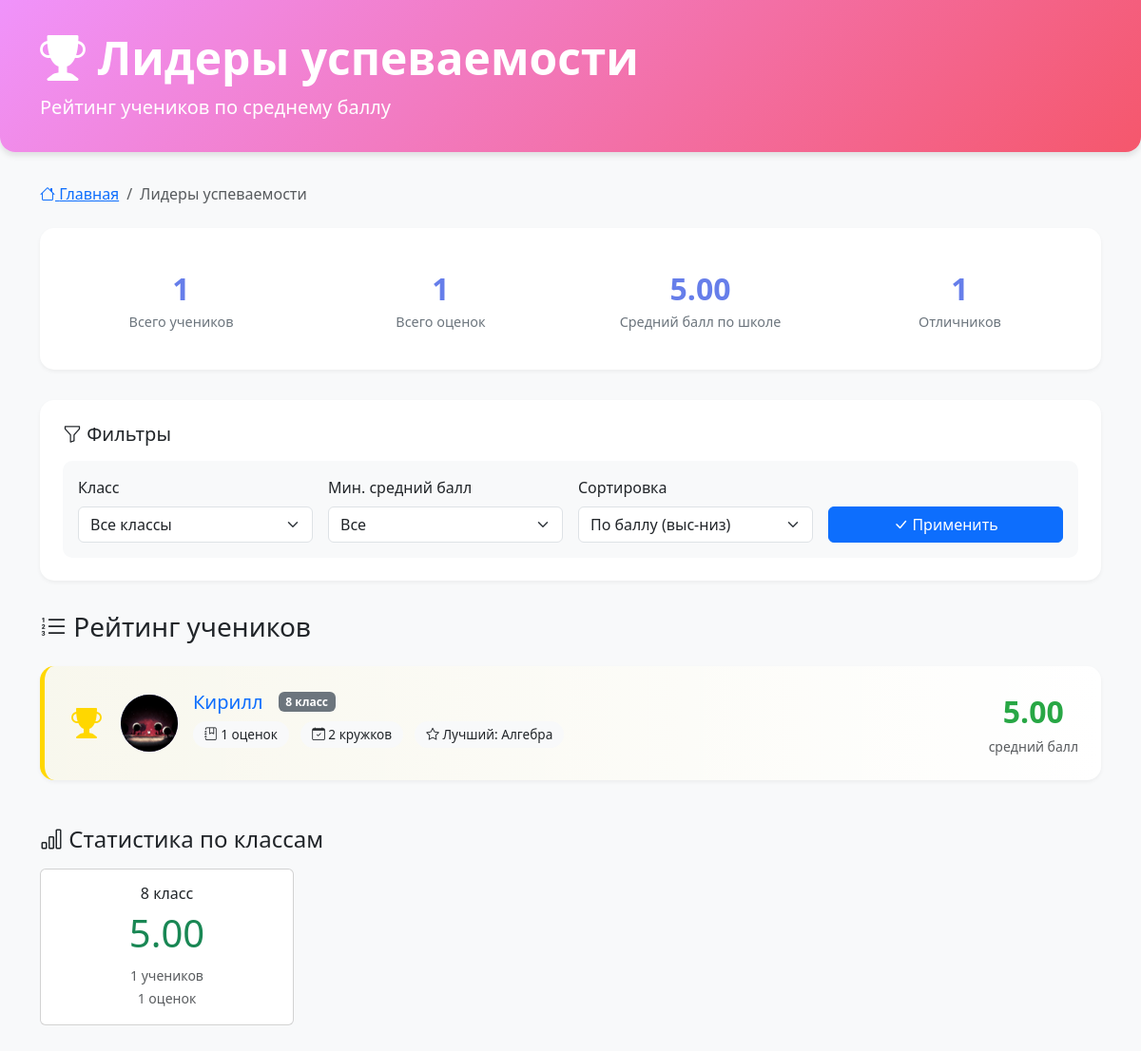
The page /leaders on the database its author committed.
### database.py (models this page shows)
class StudentDB(Base):
    __tablename__ = "students"
    id = Column(Integer, primary_key=True, index=True)
    name = Column(String, index=True)
    grade = Column(Integer)
    hobby = Column(String)
    avatar = Column(String, nullable=True)
    grades = relationship("GradeDB", back_populates="student", cascade="all, delete-orphan")
    clubs = relationship("ClubDB", secondary="student_clubs", back_populates="students")

class GradeDB(Base):
    __tablename__ = "grades"
    id = Column(Integer, primary_key=True, index=True)
    subject = Column(String)  # предмет
    score = Column(Integer)  # оценка (2, 3, 4, 5)
    date = Column(String)  # дата
    comment = Column(String, nullable=True)  # комментарий учителя
    student_id = Column(Integer, ForeignKey("students.id"))
    student = relationship("StudentDB", back_populates="grades")

### main.py (the view)
@app.get("/leaders", response_class=HTMLResponse)
async def leaders_board(
        request: Request,
        grade: str = "all",
        min_avg: str = "0",
        sort: str = "avg_desc",
        db: Session = Depends(get_db)
):
    query = db.query(StudentDB)
    if grade != "all":
        query = query.filter(StudentDB.grade == int(grade))
    students = query.all()
    leaders_data = []
    for student in students:
        grades = student.grades
        if grades:
            avg_score = sum(g.score for g in grades) / len(grades)
            subject_scores = {}
            for g in grades:
                if g.subject not in subject_scores:
                    subject_scores[g.subject] = []
                subject_scores[g.subject].append(g.score)
            best_subject = None
            best_avg = 0
            for subject, scores in subject_scores.items():
                subject_avg = sum(scores) / len(scores)
                if subject_avg > best_avg:
                    best_avg = subject_avg
                    best_subject = subject
            leaders_data.append({
                'student': student,
                'average_score': avg_score,
                'grades_count': len(grades),
                'clubs_count': len(student.clubs),
                'best_subject': best_subject,
                'best_subject_avg': best_avg
            })
        else:
            leaders_data.append({
                'student': student,
                'average_score': 0,
                'grades_count': 0,
                'clubs_count': len(student.clubs),
                'best_subject': None,
                'best_subject_avg': 0
            })
    min_avg_float = float(min_avg)
    if min_avg_float > 0:
        leaders_data = [d for d in leaders_data if d['average_score'] >= min_avg_float]
    if sort == "avg_desc":
        leaders_data.sort(key=lambda x: x['average_score'], reverse=True)
    elif sort == "avg_asc":
        leaders_data.sort(key=lambda x: x['average_score'])
    elif sort == "name_asc":
        leaders_data.sort(key=lambda x: x['student'].name)
    elif sort == "name_desc":
        leaders_data.sort(key=lambda x: x['student'].name, reverse=True)
    elif sort == "grade_asc":
        leaders_data.sort(key=lambda x: x['student'].grade)
    elif sort == "grade_desc":
        leaders_data.sort(key=lambda x: x['student'].grade, reverse=True)
    leaders = []
    for data in leaders_data:
        leaders.append({
            'id': data['student'].id,
            'name': data['student'].name,
            'grade': data['student'].grade,
            'avatar': data['student'].avatar,
            'average_score': data['average_score'],
            'grades_count': data['grades_count'],
            'clubs_count': data['clubs_count'],
            'best_subject': data['best_subject']
        })
    all_students = db.query(StudentDB).all()
    all_grades = db.query(GradeDB).all()
    total_grades = len(all_grades)
    school_average = sum(g.score for g in all_grades) / total_grades if total_grades > 0 else 0
    excellent_count = len([l for l in leaders_data if l['average_score'] >= 4.5])
    stats = {
        'total_students': len(all_students),
        'total_grades': total_grades,
        'school_average': school_average,
        'excellent_count': excellent_count
    }
    class_stats = []
    for g in range(1, 12):
        class_students = [s for s in students if s.grade == g]
        if class_students:
            class_grades = []
            for s in class_students:
                class_grades.extend(s.grades)
            if class_grades:
                class_avg = sum(gr.score for gr in class_grades) / len(class_grades)
            else:
                class_avg = 0
            class_stats.append({
                'grade': g,
                'students_count': len(class_students),
                'total_grades': len(class_grades),
                'avg_score': class_avg
            })
    return templates.TemplateResponse(
        "leaders.html",
        {
            "request": request,
            "leaders": leaders,
            "stats": stats,
            "class_stats": class_stats,
            "current_grade": grade,
            "current_min_avg": min_avg,
            "current_sort": sort,
            "title": "Лидеры успеваемости"
        }
    )

### templates/leaders.html (shortened to what this page needs)
<!DOCTYPE html>
<html lang="ru">
<head>
    <link href="https://cdn.jsdelivr.net/npm/bootstrap@5.3.0/dist/css/bootstrap.min.css" rel="stylesheet">
    <link rel="stylesheet" href="https://cdn.jsdelivr.net/npm/bootstrap-icons@1.11.0/font/bootstrap-icons.css">
</head>
<body>
<div class="leaders-header">
    <div class="container">
        <h1 class="display-5 fw-bold">
            <i class="bi bi-trophy-fill"></i> {{ title }}
        </h1>
        <p class="lead mb-0">Рейтинг учеников по среднему баллу</p>
    </div>
</div>
<div class="container">
    <nav aria-label="breadcrumb" class="mb-4">
        <ol class="breadcrumb">
            <li class="breadcrumb-item"><a href="/"><i class="bi bi-house"></i> Главная</a></li>
            <li class="breadcrumb-item active">Лидеры успеваемости</li>
        </ol>
    </nav>
    <div class="summary-stats">
        <div class="row">
            <div class="col-md-3 col-6">
                <div class="stat-box">
                    <div class="stat-number">{{ stats.total_students }}</div>
                    <div class="stat-label">Всего учеников</div>
                </div>
            </div>
            <div class="col-md-3 col-6">
                <div class="stat-box">
                    <div class="stat-number">{{ stats.total_grades }}</div>
                    <div class="stat-label">Всего оценок</div>
                </div>
            </div>
            <div class="col-md-3 col-6">
                <div class="stat-box">
                    <div class="stat-number">{{ "%.2f"|format(stats.school_average) }}</div>
                    <div class="stat-label">Средний балл по школе</div>
                </div>
            </div>
            <div class="col-md-3 col-6">
                <div class="stat-box">
                    <div class="stat-number">{{ stats.excellent_count }}</div>
                    <div class="stat-label">Отличников</div>
                </div>
            </div>
        </div>
    </div>
    <div class="filter-card">
        <h5 class="mb-3"><i class="bi bi-funnel"></i> Фильтры</h5>
        <form method="get" action="/leaders" class="filter-form">
            <div class="row g-3">
                <div class="col-md-3">
                    <label for="grade_filter" class="form-label">Класс</label>
                    <select class="form-select" id="grade_filter" name="grade">
                        <option value="all" {% if current_grade == 'all' %}selected{% endif %}>Все классы</option>
                    </select>
                </div>
                <div class="col-md-3">
                    <label for="min_avg" class="form-label">Мин. средний балл</label>
                    <select class="form-select" id="min_avg" name="min_avg">
                        <option value="0" {% if current_min_avg == '0' %}selected{% endif %}>Все</option>
                    </select>
                </div>
                <div class="col-md-3">
                    <label for="sort_by" class="form-label">Сортировка</label>
                    <select class="form-select" id="sort_by" name="sort">
                        <option value="avg_desc" {% if current_sort == 'avg_desc' %}selected{% endif %}>По баллу (выс-низ)</option>
                    </select>
                </div>
                <div class="col-md-3 d-flex align-items-end">
                    <button type="submit" class="btn btn-primary w-100">
                        <i class="bi bi-check-lg"></i> Применить
                    </button>
                </div>
            </div>
        </form>
    </div>
    <div class="d-flex justify-content-between align-items-center mb-3">
        <h3><i class="bi bi-list-ol"></i> Рейтинг учеников</h3>
    </div>
    {% if leaders %}
        {% for student in leaders %}
        <div class="leader-card {% if loop.index == 1 %}top-1{% elif loop.index == 2 %}top-2{% elif loop.index == 3 %}top-3{% endif %}">
            <div class="d-flex align-items-center gap-3">
                <div class="rank-badge">
                    {% if loop.index == 1 %}
                        <i class="bi bi-trophy-fill medal-1" style="font-size: 2rem;"></i>
                    {% elif loop.index == 2 %}
                        <i class="bi bi-trophy-fill medal-2" style="font-size: 1.8rem;"></i>
                    {% elif loop.index == 3 %}
                        <i class="bi bi-trophy-fill medal-3" style="font-size: 1.6rem;"></i>
                    {% else %}
                        <span class="text-muted">#{{ loop.index }}</span>
                    {% endif %}
                </div>
                <a href="/student/{{ student.name }}" class="text-decoration-none">
                    <div class="avatar-leader">
                        {% if student.avatar %}
                            <img src="{{ student.avatar }}" alt="{{ student.name }}">
                        {% else %}
                            {{ student.name[0]|upper }}
                        {% endif %}
                    </div>
                </a>
                <div class="flex-grow-1">
                    <div class="d-flex align-items-center flex-wrap">
                        <a href="/student/{{ student.name }}" class="text-decoration-none">
                            <h5 class="mb-0 me-3">{{ student.name }}</h5>
                        </a>
                        <span class="badge bg-secondary">{{ student.grade }} класс</span>
                    </div>
                    <div class="mt-2">
                        <span class="stats-badge bg-light text-dark">
                            <i class="bi bi-journal-bookmark"></i> {{ student.grades_count }} оценок
                        </span>
                        <span class="stats-badge bg-light text-dark">
                            <i class="bi bi-calendar-check"></i> {{ student.clubs_count }} кружков
                        </span>
                        {% if student.best_subject %}
                        <span class="stats-badge bg-light text-dark">
                            <i class="bi bi-star"></i> Лучший: {{ student.best_subject }}
                        </span>
                        {% endif %}
                    </div>
                </div>
                <div class="text-center">
                    <div class="average-score
                        {% if student.average_score >= 4.5 %}score-excellent
                        {% elif student.average_score >= 4 %}score-good
                        {% elif student.average_score >= 3 %}score-average
                        {% else %}score-poor{% endif %}">
                        {{ "%.2f"|format(student.average_score) }}
                    </div>
                    <small class="text-muted">средний балл</small>
                </div>
            </div>
        </div>
        {% endfor %}
    {% endif %}
    {% if class_stats %}
    <div class="mt-5">
        <h4 class="mb-3"><i class="bi bi-bar-chart"></i> Статистика по классам</h4>
        <div class="row g-3">
            {% for stat in class_stats %}
            <div class="col-md-3 col-6">
                <div class="card h-100">
                    <div class="card-body text-center">
                        <h6 class="card-title">{{ stat.grade }} класс</h6>
                        <div class="display-6 mb-2
                            {% if stat.avg_score >= 4.5 %}text-success
                            {% elif stat.avg_score >= 4 %}text-info
                            {% elif stat.avg_score >= 3 %}text-warning
                            {% else %}text-danger{% endif %}">
                            {{ "%.2f"|format(stat.avg_score) }}
                        </div>
                        <small class="text-muted">
                            {{ stat.students_count }} учеников<br>
                            {{ stat.total_grades }} оценок
                        </small>
                    </div>
                </div>
            </div>
            {% endfor %}
        </div>
    </div>
    {% endif %}
</div>
</body>
</html>

### templates/leaders.html (style rules this page uses)
body { background-color: #f8f9fa; padding-bottom: 2rem; }
.leaders-header { background: linear-gradient(135deg, #f093fb 0%, #f5576c 100%); color: white; padding: 2rem 0; margin-bottom: 2rem; border-radius: 0 0 1rem 1rem; box-shadow: 0 4px 6px rgba(0,0,0,0.1); }
.filter-card { background: white; border-radius: 15px; padding: 1.5rem; box-shadow: 0 2px 4px rgba(0,0,0,0.05); margin-bottom: 2rem; }
.leader-card { background: white; border-radius: 15px; padding: 1.5rem; margin-bottom: 1rem; box-shadow: 0 2px 4px rgba(0,0,0,0.05); transition: transform 0.2s, box-shadow 0.2s; border-left: 5px solid transparent; }
.leader-card.top-1 { border-left-color: #FFD700; background: linear-gradient(90deg, rgba(255,215,0,0.05) 0%, rgba(255,255,255,1) 100%); }
.avatar-leader { width: 60px; height: 60px; border-radius: 50%; background: linear-gradient(135deg, #667eea 0%, #764ba2 100%); display: flex; align-items: center; justify-content: center; color: white; font-weight: bold; font-size: 1.5rem; overflow: hidden; flex-shrink: 0; }
.avatar-leader img { width: 100%; height: 100%; object-fit: cover; }
.rank-badge { font-size: 1.2rem; font-weight: bold; min-width: 40px; text-align: center; }
.medal-1 { color: #FFD700; }
.average-score { font-size: 2rem; font-weight: bold; }
.score-excellent { color: #28a745; }
.stats-badge { display: inline-block; padding: 0.25rem 0.75rem; border-radius: 20px; font-size: 0.85rem; margin-right: 0.5rem; margin-bottom: 0.5rem; }
.filter-form { background: #f8f9fa; padding: 1rem; border-radius: 10px; }
.summary-stats { background: white; border-radius: 15px; padding: 1.5rem; box-shadow: 0 2px 4px rgba(0,0,0,0.05); margin-bottom: 2rem; }
.stat-box { text-align: center; padding: 1rem; }
.stat-number { font-size: 2rem; font-weight: bold; color: #667eea; }
.stat-label { color: #6c757d; font-size: 0.9rem; }

### rows shown on the page
StudentDB: avatar (picture), name "Кирилл"
GradeDB: best_subject "Алгебра"

### other values the page prints
{{ title }} "Лидеры успеваемости"
{{ stats.total_students }} "1"
{{ stats.total_grades }} "1"
{{ "%.2f"|format(stats.school_average) }} "5.00"
{{ stats.excellent_count }} "1"
{{ student.grade }} "8"
{{ student.grades_count }} "1"
{{ student.clubs_count }} "2"
{{ "%.2f"|format(student.average_score) }} "5.00"
{{ stat.grade }} "8"
{{ "%.2f"|format(stat.avg_score) }} "5.00"
{{ stat.students_count }} "1"
{{ stat.total_grades }} "1"
